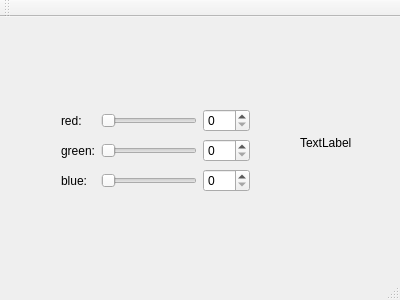
<?xml version="1.0" encoding="UTF-8"?>
<ui version="4.0">
 <class>MainWindow</class>
 <widget class="QMainWindow" name="MainWindow">
  <property name="geometry">
   <rect>
    <x>0</x>
    <y>0</y>
    <width>400</width>
    <height>300</height>
   </rect>
  </property>
  <property name="windowTitle">
   <string>MainWindow</string>
  </property>
  <widget class="QWidget" name="centralWidget">
   <widget class="QWidget" name="gridLayoutWidget">
    <property name="geometry">
     <rect>
      <x>50</x>
      <y>80</y>
      <width>211</width>
      <height>109</height>
     </rect>
    </property>
    <layout class="QGridLayout" name="gridLayout">
     <item row="3" column="0">
      <widget class="QLabel" name="labelGreen">
       <property name="text">
        <string>green:</string>
       </property>
      </widget>
     </item>
     <item row="4" column="0">
      <widget class="QLabel" name="labelBlue">
       <property name="text">
        <string>blue:</string>
       </property>
      </widget>
     </item>
     <item row="1" column="1">
      <widget class="QSlider" name="horizontalSliderRed">
       <property name="orientation">
        <enum>Qt::Horizontal</enum>
       </property>
      </widget>
     </item>
     <item row="4" column="1">
      <widget class="QSlider" name="horizontalSliderBlue">
       <property name="orientation">
        <enum>Qt::Horizontal</enum>
       </property>
      </widget>
     </item>
     <item row="1" column="0">
      <widget class="QLabel" name="labelRed">
       <property name="text">
        <string>red:</string>
       </property>
      </widget>
     </item>
     <item row="3" column="1">
      <widget class="QSlider" name="horizontalSliderGreen">
       <property name="orientation">
        <enum>Qt::Horizontal</enum>
       </property>
      </widget>
     </item>
     <item row="1" column="2">
      <widget class="QSpinBox" name="spinBoxRed">
       <property name="maximum">
        <number>255</number>
       </property>
      </widget>
     </item>
     <item row="3" column="2">
      <widget class="QSpinBox" name="spinBoxGreen">
       <property name="maximum">
        <number>255</number>
       </property>
      </widget>
     </item>
     <item row="4" column="2">
      <widget class="QSpinBox" name="spinBoxBlue">
       <property name="maximum">
        <number>255</number>
       </property>
      </widget>
     </item>
    </layout>
   </widget>
   <widget class="QLabel" name="colorLabel">
    <property name="geometry">
     <rect>
      <x>300</x>
      <y>100</y>
      <width>62</width>
      <height>51</height>
     </rect>
    </property>
    <property name="text">
     <string>TextLabel</string>
    </property>
   </widget>
  </widget>
  <widget class="QMenuBar" name="menuBar">
   <property name="geometry">
    <rect>
     <x>0</x>
     <y>0</y>
     <width>400</width>
     <height>25</height>
    </rect>
   </property>
  </widget>
  <widget class="QToolBar" name="mainToolBar">
   <attribute name="toolBarArea">
    <enum>TopToolBarArea</enum>
   </attribute>
   <attribute name="toolBarBreak">
    <bool>false</bool>
   </attribute>
  </widget>
  <widget class="QStatusBar" name="statusBar"/>
 </widget>
 <layoutdefault spacing="6" margin="11"/>
 <resources/>
 <connections/>
</ui>
